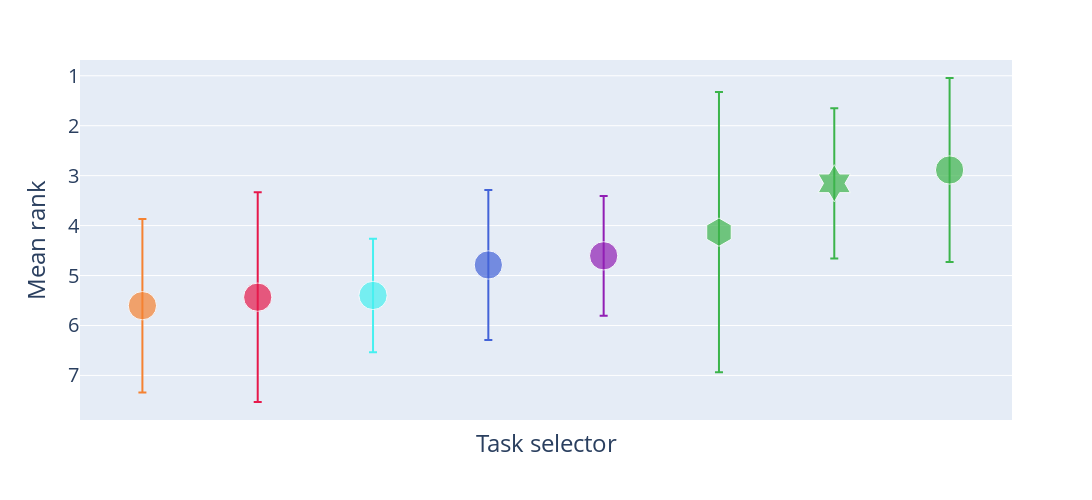

The notebook cell saved with this chart:
### Code cell
fig = px.scatter(plot_df, x='algorithm', y='mean', error_y='std', color_discrete_map=color_map, color='algorithm',
                     symbol='algorithm', symbol_map=symbol_map, size=[7]*len(plot_df), labels={'algorithm': 'Task selector', 'mean': 'Mean rank'}
                  )
fig.update_layout(template='plotly', font_size=20, width=1200, height=500)
fig.for_each_yaxis(lambda a: a.update(tickvals=list(range(1, len(comp_distances) +1)), autorange='reversed' if _inverted else True))
fig.update_layout(showlegend=False)  # omit legend
fig.update_xaxes({'tickvals': ['']*len(comp_distances)})  # remove labels
fig.write_image(FIG_PATH / 'fig_5_top.png', engine='kaleido')
fig.write_image(FIG_PATH / 'fig_5_top.pdf', engine='kaleido')
fig.show()

### Figure 1 — Plotly figure (JSON) as saved in the notebook; plotly's stock layout.template omitted (floating-point values rounded to 4 significant figures)
{"data": [{"error_y": {"array": [1.736]}, "hovertemplate": "Task selector=%{x}<br>Mean rank=%{y}<br>size=%{marker.size}<extra></extra>", "legendgroup": "FED", "marker": {"color": "rgb(245, 130, 49)", "size": [7], "sizemode": "area", "sizeref": 0.0175, "symbol": "circle"}, "mode": "markers", "name": "FED", "orientation": "v", "showlegend": true, "x": ["FED"], "xaxis": "x", "y": [5.603], "yaxis": "y", "type": "scatter"}, {"error_y": {"array": [2.099]}, "hovertemplate": "Task selector=%{x}<br>Mean rank=%{y}<br>size=%{marker.size}<extra></extra>", "legendgroup": "Manual", "marker": {"color": "rgb(230, 25, 75)", "size": [7], "sizemode": "area", "sizeref": 0.0175, "symbol": "circle"}, "mode": "markers", "name": "Manual", "orientation": "v", "showlegend": true, "x": ["Manual"], "xaxis": "x", "y": [5.433], "yaxis": "y", "type": "scatter"}, {"error_y": {"array": [1.137]}, "hovertemplate": "Task selector=%{x}<br>Mean rank=%{y}<br>size=%{marker.size}<extra></extra>", "legendgroup": "P2L (w/o samples)", "marker": {"color": "rgb(70, 240, 240)", "size": [7], "sizemode": "area", "sizeref": 0.0175, "symbol": "circle"}, "mode": "markers", "name": "P2L (w/o samples)", "orientation": "v", "showlegend": true, "x": ["P2L (w/o samples)"], "xaxis": "x", "y": [5.398], "yaxis": "y", "type": "scatter"}, {"error_y": {"array": [1.502]}, "hovertemplate": "Task selector=%{x}<br>Mean rank=%{y}<br>size=%{marker.size}<extra></extra>", "legendgroup": "VDNA", "marker": {"color": "rgb(67, 99, 216)", "size": [7], "sizemode": "area", "sizeref": 0.0175, "symbol": "circle"}, "mode": "markers", "name": "VDNA", "orientation": "v", "showlegend": true, "x": ["VDNA"], "xaxis": "x", "y": [4.788], "yaxis": "y", "type": "scatter"}, {"error_y": {"array": [1.199]}, "hovertemplate": "Task selector=%{x}<br>Mean rank=%{y}<br>size=%{marker.size}<extra></extra>", "legendgroup": "FID", "marker": {"color": "rgb(145, 30, 180)", "size": [7], "sizemode": "area", "sizeref": 0.0175, "symbol": "circle"}, "mode": "markers", "name": "FID", "orientation": "v", "showlegend": true, "x": ["FID"], "xaxis": "x", "y": [4.605], "yaxis": "y", "type": "scatter"}, {"error_y": {"array": [2.806]}, "hovertemplate": "Task selector=%{x}<br>Mean rank=%{y}<br>size=%{marker.size}<extra></extra>", "legendgroup": "bKLD(large,source)", "marker": {"color": "rgb(60, 180, 75)", "size": [7], "sizemode": "area", "sizeref": 0.0175, "symbol": "hexagon"}, "mode": "markers", "name": "bKLD(large,source)", "orientation": "v", "showlegend": true, "x": ["bKLD(large,source)"], "xaxis": "x", "y": [4.131], "yaxis": "y", "type": "scatter"}, {"error_y": {"array": [1.503]}, "hovertemplate": "Task selector=%{x}<br>Mean rank=%{y}<br>size=%{marker.size}<extra></extra>", "legendgroup": "bKLD(large,unweighted)", "marker": {"color": "rgb(60, 180, 75)", "size": [7], "sizemode": "area", "sizeref": 0.0175, "symbol": "hexagram"}, "mode": "markers", "name": "bKLD(large,unweighted)", "orientation": "v", "showlegend": true, "x": ["bKLD(large,unweighted)"], "xaxis": "x", "y": [3.154], "yaxis": "y", "type": "scatter"}, {"error_y": {"array": [1.842]}, "hovertemplate": "Task selector=%{x}<br>Mean rank=%{y}<br>size=%{marker.size}<extra></extra>", "legendgroup": "bKLD(small,target)", "marker": {"color": "rgb(60, 180, 75)", "size": [7], "sizemode": "area", "sizeref": 0.0175, "symbol": "circle"}, "mode": "markers", "name": "bKLD(small,target)", "orientation": "v", "showlegend": true, "x": ["bKLD(small,target)"], "xaxis": "x", "y": [2.887], "yaxis": "y", "type": "scatter"}], "layout": {"xaxis": {"anchor": "y", "domain": [0.0, 1.0], "title": {"text": "Task selector"}, "categoryorder": "array", "categoryarray": ["FED", "Manual", "P2L (w/o samples)", "VDNA", "FID", "bKLD(large,source)", "bKLD(large,unweighted)", "bKLD(small,target)"], "tickvals": ["", "", "", "", "", "", "", ""]}, "yaxis": {"anchor": "x", "domain": [0.0, 1.0], "title": {"text": "Mean rank"}, "tickvals": [1, 2, 3, 4, 5, 6, 7, 8], "autorange": "reversed"}, "legend": {"title": {"text": "Task selector"}, "tracegroupgap": 0, "itemsizing": "constant"}, "margin": {"t": 60}, "font": {"size": 20}, "width": 1200, "height": 500, "showlegend": false}}
